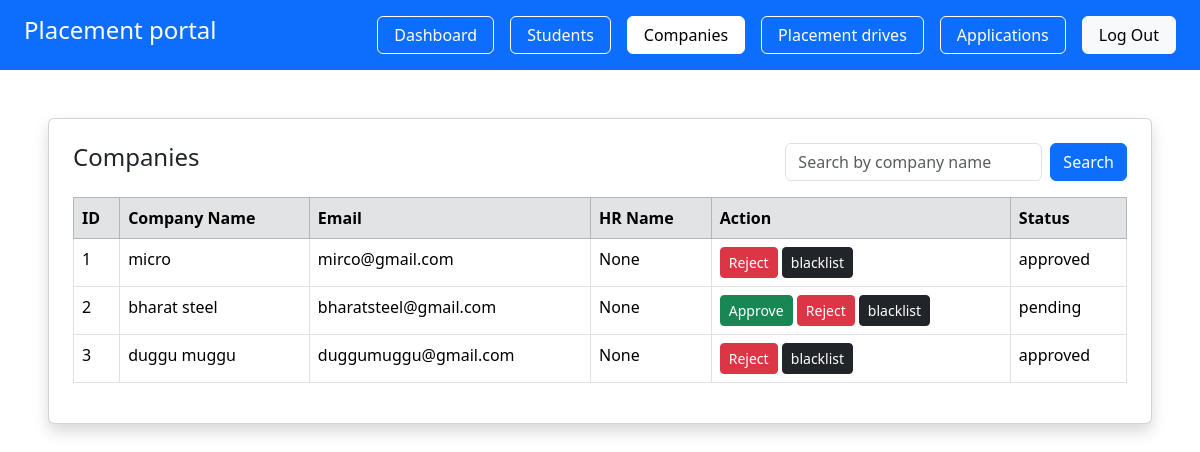
Page /admin/companies (signed in) on the earlier database version.
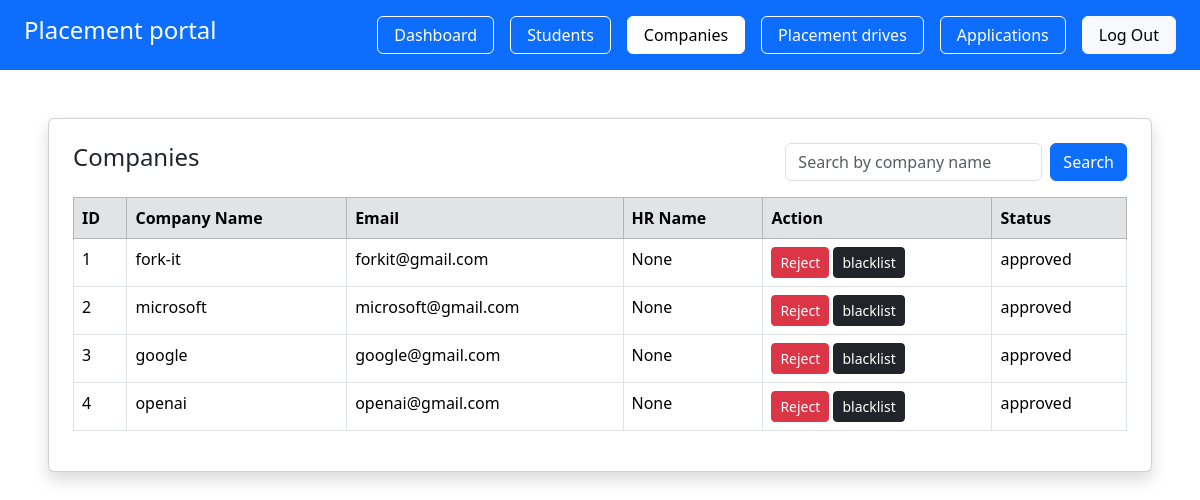
Same page on the later database version.
### app/models.py (models this page shows, shortened)
class Company(db.Model):
     __tablename__ = "companies"
     id = db.Column(db.Integer, primary_key=True)
     user_id = db.Column(db.Integer, db.ForeignKey("users.id"), nullable=False)
     company_name = db.Column(db.String(150), nullable=False)
     hr_name = db.Column(db.String(100))
     website = db.Column(db.String(150))
     approval_status = db.Column(db.String(20), default="pending")
     is_blacklisted = db.Column(db.Boolean, default=False)
     user = db.relationship("User", backref=db.backref("company", uselist=False),uselist=False)

class User(UserMixin, db.Model):
     __tablename__ = "users"
     id = db.Column(db.Integer, primary_key=True)
     email = db.Column(db.String(120) , unique=True, nullable=False)
     password = db.Column(db.String(120) , nullable=False)
     role = db.Column(db.String(20), nullable=False)
     is_active = db.Column(db.Boolean, default=True)
     created_at = db.Column(db.DateTime, default=datetime.utcnow)

### app/admin/routes.py (the view)
@admin.route('/admin/companies')
@login_required
def companies():
     if current_user.role != 'admin':
        abort(403)
     search = request.args.get('search')
     if search:
         companies = Company.query.filter(
             Company.company_name.ilike(f"%{search}%")
         ).all()
     else:
         companies = Company.query.all()
     return render_template('admin/navigators/companies.html', companies=companies)

### app/__init__.py (called while the page is built)
@login_manager.user_loader
def load_user(user_id):
    from app.models import User
    return User.query.get(int(user_id))

### app/templates/admin/navigators/companies.html
{% extends 'base.html' %}
{% block content %}
<div class="card shadow p-4 mt-5 mx-5">
    <div class="d-flex justify-content-between">
          <h4>Companies</h4>
          <form method="GET" action="{{ url_for('admin.companies') }}" class="d-flex">
               <input type="text" name="search" placeholder="Search by company name" class="form-control me-2" value="{{ request.args.get('search','') }}">
               <button class="btn btn-primary">Search</button>
          </form>
    </div>
    {% if companies %}
    <table class="table table-bordered mt-3">
        <thead class="table-secondary">
            <tr>
                <th>ID</th>
                <th>Company Name</th>
                <th>Email</th>
                <th>HR Name</th>
                <th>Action</th>
                <th>Status</th>
            </tr>
        </thead>
        <tbody>
            {% for company in companies %}
            <tr>
                <td>{{ company.id }}</td>
                <td>{{ company.company_name }}</td>
                <td>{{ company.user.email }}</td>
                <td>{{ company.hr_name }}</td>
                <td>
                    {% if company.approval_status != 'approved'   %}
                         <a href="/admin/approve/{{ company.id }}"class="btn btn-success btn-sm">Approve</a>
                    {% endif %}
                    {% if company.approval_status != 'rejected'  %}
                         <a href="/admin/reject/{{ company.id }}" class="btn btn-danger btn-sm">Reject</a>
                    {% endif %}
                    {% if company.approval_status != 'blacklisted'  %}
                         <a href="/admin/blacklist/{{ company.id }}" class="btn btn-dark btn-sm">blacklist</a>
                    {% endif %}
                </td>
                <td>
                    {{company.approval_status}}
                </td>
            </tr>
            {% endfor %}
        </tbody>
    </table>
    {% else %}
        <p class="text-muted">No pending companies</p>
    {% endif %}
</div>
{% endblock %}

Differences in the rows shown:
changed Company id 1: company_name "micro" → "fork-it"; user.email "mirco@gmail.com" → "forkit@gmail.com"
changed Company id 2: company_name "bharat steel" → "microsoft"; user.email "bharatsteel@gmail.com" → "microsoft@gmail.com"; approval_status "pending" → "approved"; no longer shows "Approve"
changed Company id 3: company_name "duggu muggu" → "google"; user.email "duggumuggu@gmail.com" → "google@gmail.com"
added Company: id "4", company_name "openai", user.email "openai@gmail.com", hr_name "None", approval_status "approved"
